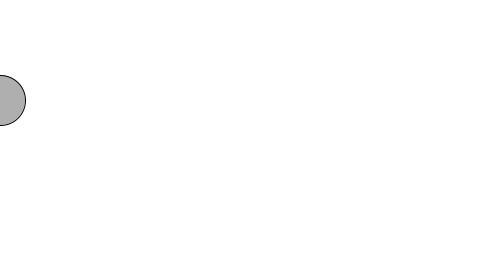
Frame 1 (no input)
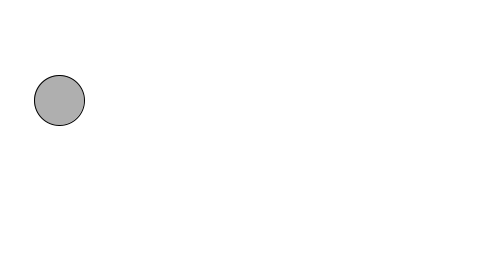
Frame 60 (the mouse pressed at the canvas centre just before this capture)
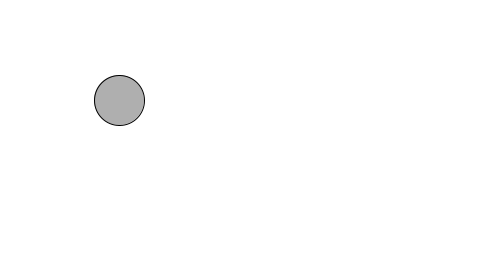
Frame 120 (the mouse held since frame 60 and released just before this capture)

The Processing sketch that drew these frames (run headless with seeded random() and noise(); from frame 60 on, the mouse is pressed at the canvas centre):

// Processing sketch: ch4_1
// ── ch4_1.pde
// Exercise 4-1: Change Example 4-3 so that instead of the
// circle moving from left to right, the circle grows in 
// size. 


int circleX = 0;
int circleY = 100;

void setup() {
  size(480, 270);
}

void draw() {
  background(255);
  stroke(0);
  fill(175);
  // Use the variables to specify the location of an ellipse.
  ellipse(circleX, circleY, 50, 50);

  // An assignment operation that increments the value of circleX by 1.
  circleX = circleX + 1;
}
